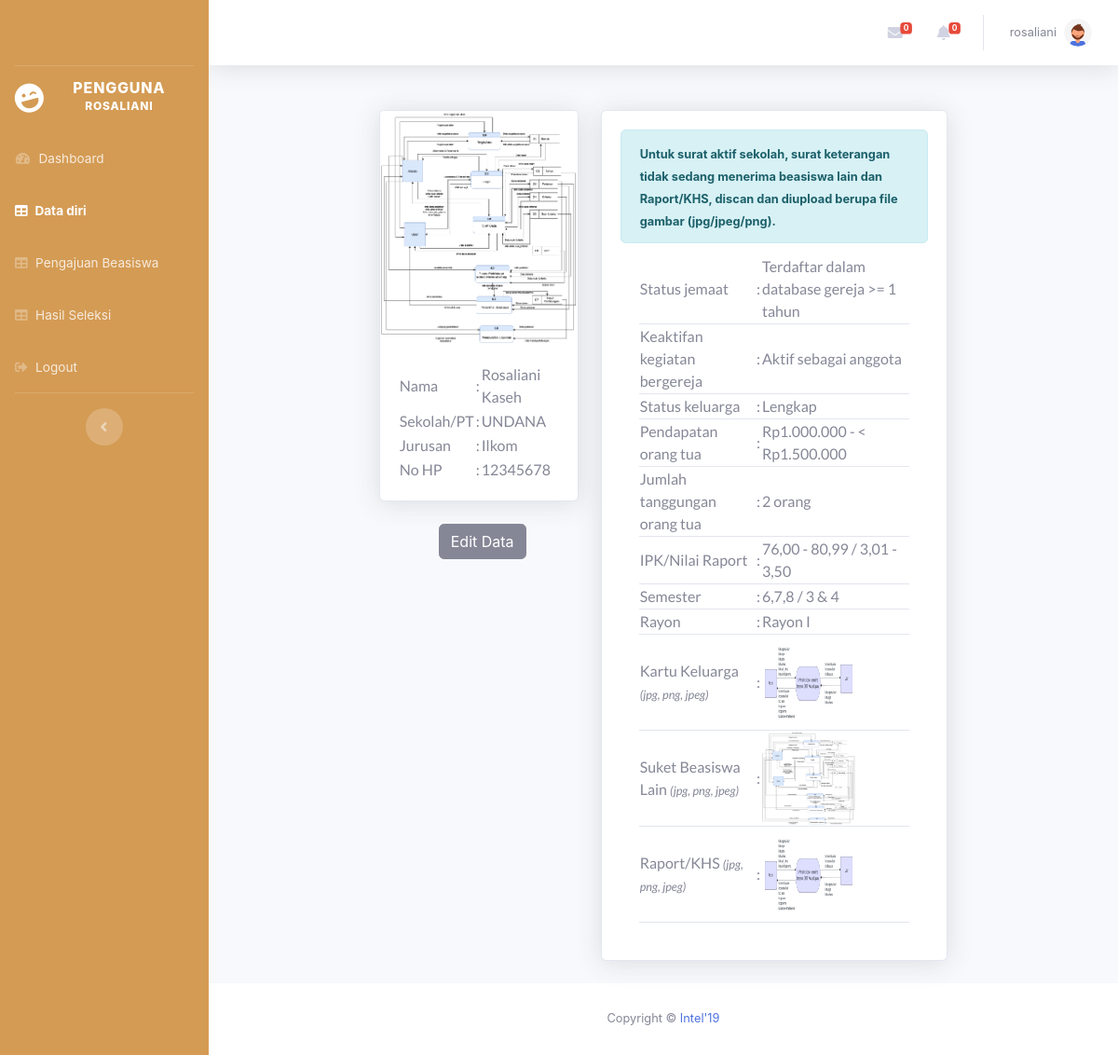
Screenshot of /user/data_diri.php (signed in) with the database file from the repository.
### tables this page shows
CREATE TABLE `data_pelamar` (
  `id_pelamar` int(11) NOT NULL,
  `nama` varchar(50) NOT NULL,
  `foto` varchar(255) NOT NULL,
  `sekolah` varchar(100) NOT NULL,
  `jurusan` varchar(50) NOT NULL,
  `no_hp` varchar(12) NOT NULL,
  `kartu_keluarga` varchar(255) DEFAULT NULL,
  `s_beasiswa_lain` varchar(255) DEFAULT NULL,
  `raport_khs` varchar(255) DEFAULT NULL,
  `f_id_rayon` int(11) NOT NULL,
  `f_id_login` int(11) NOT NULL
);

CREATE TABLE `pelamar_kriteria` (
  `id_pelamar_kriteria` int(11) NOT NULL,
  `f_id_kriteria` varchar(2) NOT NULL,
  `f_id_sub_kriteria` int(11) NOT NULL,
  `f_id_pelamar` int(11) NOT NULL
);

CREATE TABLE `kriteria` (
  `id_kriteria` varchar(2) NOT NULL,
  `nama_kriteria` varchar(255) NOT NULL,
  `bobot_kriteria` float NOT NULL,
  `faktor` varchar(50) NOT NULL,
  `profile_target` int(11) NOT NULL
);

CREATE TABLE `sub_kriteria` (
  `id_sub_kriteria` int(11) NOT NULL,
  `nama_sub_kriteria` varchar(255) NOT NULL,
  `f_id_kriteria` varchar(2) NOT NULL,
  `bobot_sub_kriteria` int(11) NOT NULL
);

CREATE TABLE `rayon` (
  `id_rayon` int(11) NOT NULL,
  `nama_rayon` varchar(100) NOT NULL
);

### config.php (called while the page is built, shortened)
<?php
function connectDatabase()
{
    $conn = new mysqli(DB_HOST, DB_USERNAME, DB_PASSWORD, DB_NAME);
    return $conn;
}
?>

### user/functions/data-diri.php (called while the page is built, shortened)
<?php
require_once '../config.php';
class DataDiri{
    private $db;
    public function __construct()
    {
        $this->db = connectDatabase();
    }
    public function cekDataPelamar($id_login){
        return $this->db->query("SELECT * FROM data_pelamar dp JOIN rayon r ON dp.f_id_rayon=r.id_rayon WHERE f_id_login='$id_login'");
    }
    public function cekPelamarKriteria($id_pelamar){
        return $this->db->query("SELECT * FROM pelamar_kriteria pk JOIN kriteria k ON pk.f_id_kriteria=k.id_kriteria JOIN sub_kriteria sk ON sk.id_sub_kriteria = pk.f_id_sub_kriteria WHERE pk.f_id_pelamar=$id_pelamar GROUP BY pk.f_id_kriteria;");
    }
}
$dataDiri = new DataDiri();
?>

### user/data_diri.php (the view, shortened to what this page needs)
<?php
require_once '../includes/header.php';
require_once './functions/data-diri.php';
$cekDataPelamar = $dataDiri->cekDataPelamar($_SESSION['id_user']);
$fecthDataPelamar = mysqli_fetch_assoc($cekDataPelamar);
$num_rows = 0;
if(mysqli_num_rows($cekDataPelamar) > 0){
    $id_pelamar = $fecthDataPelamar['id_pelamar'];
    $cekPelamarKriteria = $dataDiri->cekPelamarKriteria($id_pelamar);
    $num_rows = mysqli_num_rows($cekPelamarKriteria);
}
?>
<div class="row d-flex justify-content-center">
    <div class="col-lg-3">
        <div class="card shadow mb-4">
            <?php if(mysqli_num_rows($cekDataPelamar) != 1): ?>
            <img src="../assets/images/no_images.png" style="height:250px;" class="card-img-top" alt="...">
            <?php else:?>
            <img src="./uploads/profil/<?=$fecthDataPelamar['foto'];?>" style="height:250px;" class="card-img-top"
                alt="...">
            <?php endif;?>
            <div class="card-body" style="font-family: 'Lato', sans-serif;">
                <table>
                    <tr>
                        <td>Nama</td>
                        <td>: </td>
                        <td> <?= isset($fecthDataPelamar['nama']) ? $fecthDataPelamar['nama']:'-';?></td>
                    </tr>
                    <tr>
                        <td>Sekolah/PT</td>
                        <td>: </td>
                        <td> <?= isset($fecthDataPelamar['sekolah']) ? $fecthDataPelamar['sekolah']: '-';?></td>
                    </tr>
                    <tr>
                        <td>Jurusan</td>
                        <td>: </td>
                        <td> <?= isset($fecthDataPelamar['jurusan']) ? $fecthDataPelamar['jurusan']:'-';?></td>
                    </tr>
                    <tr>
                        <td>No HP</td>
                        <td>: </td>
                        <td><?= isset($fecthDataPelamar['no_hp']) ? $fecthDataPelamar['no_hp']:'-';?></td>
                    </tr>
                </table>
            </div>
        </div>
        <div class="col-lg-12">
            <div class="d-flex justify-content-center mb-4">
                <?php if(($num_rows != 7)):?>
                <a href="./add-data-diri.php" class="btn btn-primary">
                    Tambah Data
                </a>
                <?php else:?>
                <a href="./edit-data-diri.php" class="btn btn-secondary ml-2">
                    Edit Data
                </a>
                <?php endif;?>
            </div>
        </div>
    </div>
    <div class="col-lg-5">
        <div class="card shadow mb-4">
            <div class="card-body">
                <div class="alert alert-info" role="alert">
                    <small>
                        <strong>Untuk surat aktif sekolah, surat keterangan tidak sedang menerima beasiswa lain dan
                            Raport/KHS,
                            discan dan diupload berupa file gambar (jpg/jpeg/png).</strong>
                    </small>
                </div>
                <div class="mt-n4 d-flex justify-content-center flex-row align-items-center"
                    style="font-family: 'Lato', sans-serif; padding: 20px 20px">
                    <table style="width:100%">
                        <?php if(mysqli_num_rows($cekDataPelamar) > 0):?>
                        <?php foreach ($cekPelamarKriteria as $key => $pelamar_kriteria) :?>
                        <tr class="border-bottom">
                            <td><?= $pelamar_kriteria['nama_kriteria'];?></td>
                            <td>: </td>
                            <td><?= $pelamar_kriteria['nama_sub_kriteria'];?></td>
                        </tr>
                        <?php endforeach;?>
                        <tr class="border-bottom">
                            <td>Rayon</td>
                            <td>: </td>
                            <td> <?=$fecthDataPelamar['nama_rayon'];?></td>
                        </tr>
                        <tr class="border-bottom">
                            <td>Kartu Keluarga <small><i>(jpg, png, jpeg)</i></small></td>
                            <td>: </td>
                            <td><a href="./uploads/berkas/<?=$fecthDataPelamar['kartu_keluarga'];?>">
                                    <img style="width:100px;height:100px;"
                                        src="./uploads/berkas/<?=$fecthDataPelamar['kartu_keluarga'];?>" alt="">
                                </a>
                            </td>
                        </tr>
                        <tr class="border-bottom">
                            <td>Suket Beasiswa Lain <small><i>(jpg, png, jpeg)</i></small></td>
                            <td>: </td>
                            <td><a href="./uploads/berkas/<?=$fecthDataPelamar['s_beasiswa_lain'];?>">
                                    <img style="width:100px;height:100px;"
                                        src="./uploads/berkas/<?=$fecthDataPelamar['s_beasiswa_lain'];?>" alt="">
                                </a>
                            </td>
                        </tr>
                        <tr class="border-bottom">
                            <td>Raport/KHS <small><i>(jpg, png, jpeg)</i></small></td>
                            <td>: </td>
                            <td><a href="./uploads/berkas/<?=$fecthDataPelamar['raport_khs'];?>">
                                    <img style="width:100px;height:100px;"
                                        src="./uploads/berkas/<?=$fecthDataPelamar['raport_khs'];?>" alt="">
                                </a>
                            </td>
                        </tr>
                        <?php endif;?>
                    </table>
                </div>
            </div>
        </div>
    </div>
</div>
<?php require '../includes/footer.php';?>

### rows the page displays
data_pelamar: foto (picture), nama "Rosaliani Kaseh", sekolah "UNDANA", jurusan "Ilkom", no_hp "12345678", f_id_rayon.nama_rayon "Rayon I", kartu_keluarga (picture), s_beasiswa_lain (picture), raport_khs (picture)
pelamar_kriteria: f_id_kriteria.nama_kriteria "Status jemaat", f_id_sub_kriteria.nama_sub_kriteria "Terdaftar dalam database gereja >= 1 tahun"
pelamar_kriteria: f_id_kriteria.nama_kriteria "Keaktifan kegiatan bergereja", f_id_sub_kriteria.nama_sub_kriteria "Aktif sebagai anggota"
pelamar_kriteria: f_id_kriteria.nama_kriteria "Status keluarga", f_id_sub_kriteria.nama_sub_kriteria "Lengkap"
pelamar_kriteria: f_id_kriteria.nama_kriteria "Pendapatan orang tua", f_id_sub_kriteria.nama_sub_kriteria "Rp1.000.000 - < Rp1.500.000"
pelamar_kriteria: f_id_kriteria.nama_kriteria "Jumlah tanggungan orang tua", f_id_sub_kriteria.nama_sub_kriteria "2 orang"
pelamar_kriteria: f_id_kriteria.nama_kriteria "IPK/Nilai Raport", f_id_sub_kriteria.nama_sub_kriteria "76,00 - 80,99 / 3,01 - 3,50"
pelamar_kriteria: f_id_kriteria.nama_kriteria "Semester", f_id_sub_kriteria.nama_sub_kriteria "6,7,8 / 3 & 4"

### other values shown
$_SESSION['username'] "ROSALIANI"
$jumlah_pesan "0"
$countBelumDibaca "0"
$_SESSION['username'] "rosaliani"
